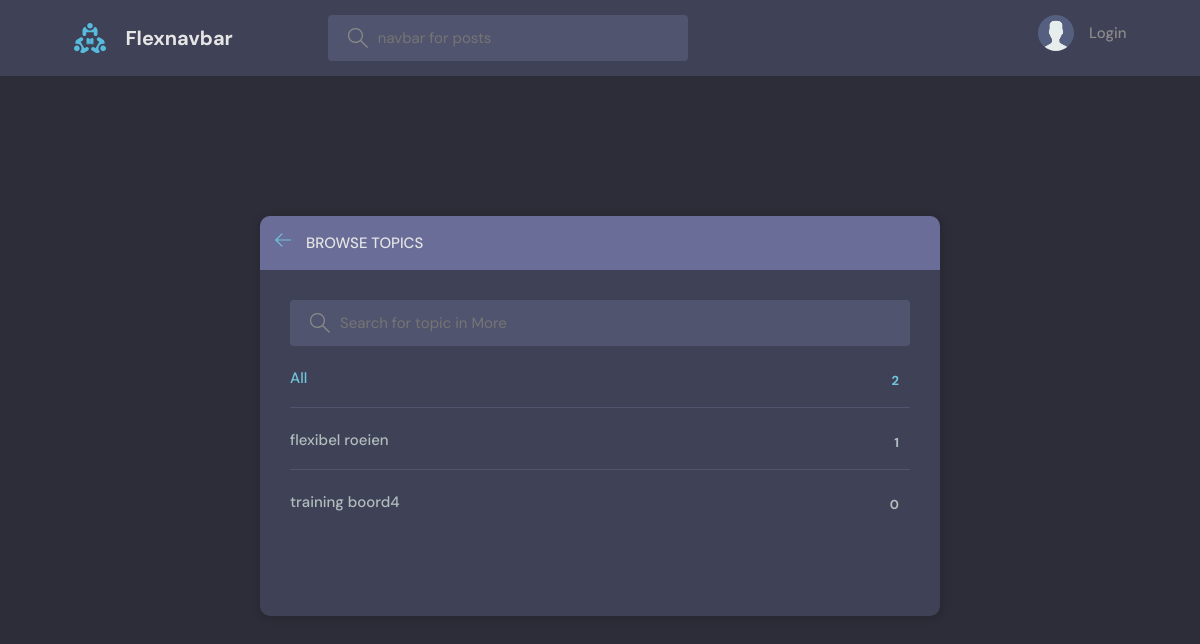
Before: /topics/ with the older database file.
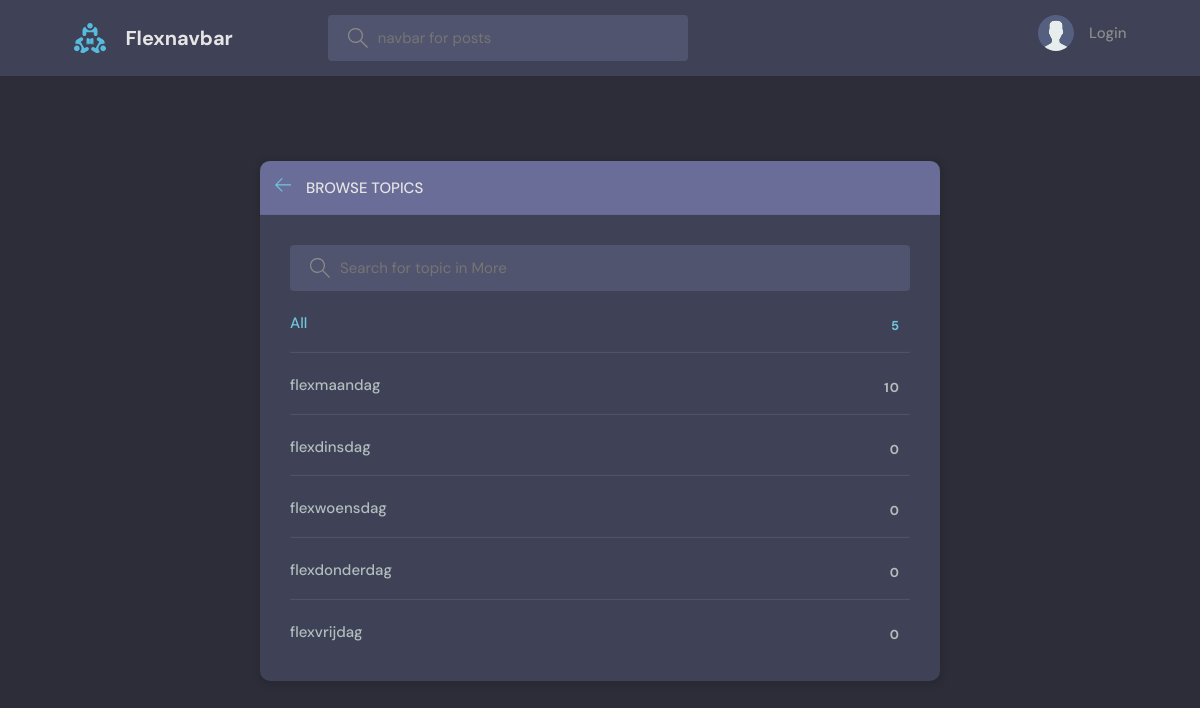
After: the same page with the newer database file.
### beatrix/models.py (models this page shows, shortened)
class Topic(models.Model):
    name = models.CharField(max_length=200)

### beatrix/views.py (the view)
# urls.py: path('topics/', topicsPage, name="topics"),
def topicsPage(request):
    q = request.GET.get('q') if request.GET.get('q') != None else ''
    topics = Topic.objects.filter(name__icontains=q)
    return render(request, 'beatrix/topics.html', {'topics': topics})

### beatrix/templates/beatrix/topics.html (shortened to what this page needs)
{% extends 'main.html' %}
{% block content %}
    <main class="create-room layout">
      <div class="container">
        <div class="layout__box">
          <div class="layout__boxHeader">
            <div class="layout__boxTitle">
              <a href="{% url 'home' %}">
                <svg version="1.1" xmlns="http://www.w3.org/2000/svg" width="32" height="32" viewBox="0 0 32 32">
                  <title>arrow-left</title>
                  <path
                    d="M13.723 2.286l-13.723 13.714 13.719 13.714 1.616-1.611-10.96-10.96h27.625v-2.286h-27.625l10.965-10.965-1.616-1.607z"
                  ></path>
                </svg>
              </a>
              <h3>Browse Topics</h3>
            </div>
          </div>
          <div class="topics-page layout__body">
            <form action ="" method = "GET" class="header__search">
              <label>
                <input name="q" placeholder="Search for topic in More" />
              </label>
            </form>
            <ul class="topics__list">
            <li>
                <a href="{% url 'topics' %}" class="active">All <span>{{topics.count}} </span></a>
                </li>
            {% for topic in topics %}
              <li>
                <a href="{%url 'home' %}?q={{topic.name}}">{{topic.name}} <span>{{topic.room_set.count}} </span></a>
              </li>
              {% endfor %}
            </ul>
          </div>
        </div>
      </div>
    </main>
{% endblock content %}

Changed rows visible on the page:
changed Topic: name "flexibel roeien" → "flexmaandag"; room_set.count "1" → "10"
changed Topic: name "training boord4" → "flexdinsdag"
added Topic: name "flexwoensdag", room_set.count "0"
added Topic: name "flexdonderdag", room_set.count "0"
added Topic: name "flexvrijdag", room_set.count "0"
Other visible differences:
{{ topics.count }}: "2" → "5"
